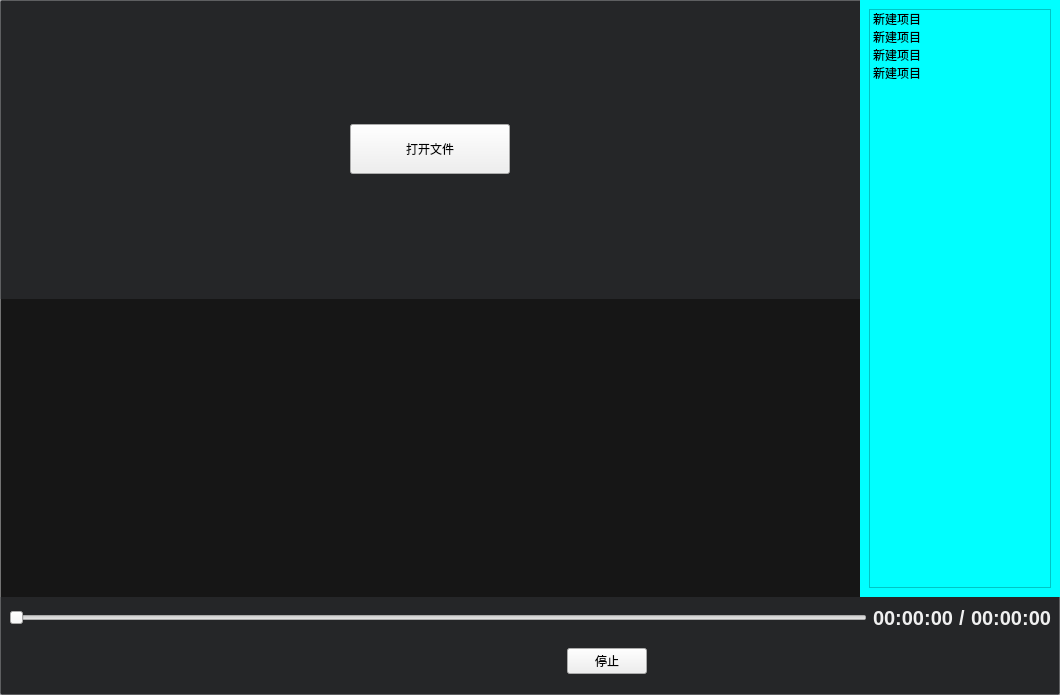
<?xml version="1.0" encoding="UTF-8"?>
<ui version="4.0">
 <class>VideoPlayer</class>
 <widget class="QWidget" name="VideoPlayer">
  <property name="geometry">
   <rect>
    <x>0</x>
    <y>0</y>
    <width>1060</width>
    <height>695</height>
   </rect>
  </property>
  <property name="windowTitle">
   <string>Form</string>
  </property>
  <layout class="QVBoxLayout" name="verticalLayout">
   <property name="spacing">
    <number>0</number>
   </property>
   <property name="margin">
    <number>0</number>
   </property>
   <item>
    <widget class="QWidget" name="widget_container" native="true">
     <property name="styleSheet">
      <string notr="true">QWidget#widget_container
{
	background-color: rgb(22, 22, 22);
	border:1px solid rgba(0, 0, 0, 30);
	border-radius:2px;  /*边框拐角*/
}
</string>
     </property>
     <layout class="QVBoxLayout" name="verticalLayout_3">
      <property name="spacing">
       <number>0</number>
      </property>
      <property name="margin">
       <number>0</number>
      </property>
      <item>
       <layout class="QHBoxLayout" name="horizontalLayout_6">
        <property name="spacing">
         <number>0</number>
        </property>
        <property name="rightMargin">
         <number>0</number>
        </property>
        <property name="bottomMargin">
         <number>0</number>
        </property>
        <item>
         <layout class="QVBoxLayout" name="verticalLayout_4">
          <property name="spacing">
           <number>0</number>
          </property>
          <property name="topMargin">
           <number>0</number>
          </property>
          <property name="rightMargin">
           <number>0</number>
          </property>
          <item>
           <widget class="QWidget" name="widget_showopen" native="true">
            <property name="sizePolicy">
             <sizepolicy hsizetype="Preferred" vsizetype="Expanding">
              <horstretch>0</horstretch>
              <verstretch>0</verstretch>
             </sizepolicy>
            </property>
            <property name="styleSheet">
             <string notr="true">QWidget#widget_showopen
{
	
	background-color: rgba(60, 65, 68,100);
}</string>
            </property>
            <layout class="QVBoxLayout" name="verticalLayout_5">
             <item>
              <layout class="QHBoxLayout" name="horizontalLayout_3">
               <item>
                <spacer name="horizontalSpacer">
                 <property name="orientation">
                  <enum>Qt::Horizontal</enum>
                 </property>
                 <property name="sizeHint" stdset="0">
                  <size>
                   <width>40</width>
                   <height>20</height>
                  </size>
                 </property>
                </spacer>
               </item>
               <item>
                <widget class="QToolButton" name="toolButton_open">
                 <property name="minimumSize">
                  <size>
                   <width>160</width>
                   <height>50</height>
                  </size>
                 </property>
                 <property name="text">
                  <string>打开文件</string>
                 </property>
                </widget>
               </item>
               <item>
                <spacer name="horizontalSpacer_2">
                 <property name="orientation">
                  <enum>Qt::Horizontal</enum>
                 </property>
                 <property name="sizeHint" stdset="0">
                  <size>
                   <width>40</width>
                   <height>20</height>
                  </size>
                 </property>
                </spacer>
               </item>
              </layout>
             </item>
            </layout>
           </widget>
          </item>
          <item>
           <widget class="QWidget" name="widget_video" native="true">
            <property name="sizePolicy">
             <sizepolicy hsizetype="Expanding" vsizetype="Expanding">
              <horstretch>0</horstretch>
              <verstretch>0</verstretch>
             </sizepolicy>
            </property>
            <property name="styleSheet">
             <string notr="true"/>
            </property>
            <layout class="QVBoxLayout" name="verticalLayout_2">
             <property name="spacing">
              <number>0</number>
             </property>
             <property name="margin">
              <number>0</number>
             </property>
             <item>
              <layout class="QVBoxLayout" name="verticalLayout_show_video"/>
             </item>
            </layout>
           </widget>
          </item>
         </layout>
        </item>
        <item>
         <widget class="QWidget" name="widget_right" native="true">
          <property name="minimumSize">
           <size>
            <width>200</width>
            <height>0</height>
           </size>
          </property>
          <property name="maximumSize">
           <size>
            <width>200</width>
            <height>16777215</height>
           </size>
          </property>
          <property name="styleSheet">
           <string notr="true">background-color: rgb(0, 255, 255);</string>
          </property>
          <layout class="QVBoxLayout" name="verticalLayout_6">
           <item>
            <widget class="QListWidget" name="listWidget">
             <item>
              <property name="text">
               <string>新建项目</string>
              </property>
             </item>
             <item>
              <property name="text">
               <string>新建项目</string>
              </property>
             </item>
             <item>
              <property name="text">
               <string>新建项目</string>
              </property>
             </item>
             <item>
              <property name="text">
               <string>新建项目</string>
              </property>
             </item>
            </widget>
           </item>
          </layout>
         </widget>
        </item>
       </layout>
      </item>
      <item>
       <widget class="QWidget" name="widget_controller" native="true">
        <property name="minimumSize">
         <size>
          <width>0</width>
          <height>60</height>
         </size>
        </property>
        <property name="styleSheet">
         <string notr="true">QWidget#widget_controller
{
	background-color: rgba(60, 65, 68,100);
}</string>
        </property>
        <layout class="QVBoxLayout" name="verticalLayout_7">
         <item>
          <layout class="QHBoxLayout" name="horizontalLayout_2">
           <item>
            <widget class="VideoSlider" name="horizontalSlider">
             <property name="cursor">
              <cursorShape>PointingHandCursor</cursorShape>
             </property>
             <property name="orientation">
              <enum>Qt::Horizontal</enum>
             </property>
            </widget>
           </item>
           <item>
            <layout class="QHBoxLayout" name="horizontalLayout">
             <item>
              <widget class="QLabel" name="label_currenttime">
               <property name="styleSheet">
                <string notr="true">QLabel{
	border-radius:0px;
	color: #F0F0F0;
	background-color:rgba(0,0,0,0);
	border-style:none;
font: 10pt &quot;微软雅黑&quot;;
font-size:20px;
font-weight:bold;
}
</string>
               </property>
               <property name="text">
                <string>00:00:00</string>
               </property>
              </widget>
             </item>
             <item>
              <widget class="QLabel" name="label_2">
               <property name="styleSheet">
                <string notr="true">QLabel{
	border-radius:0px;
	color: #F0F0F0;
	background-color:rgba(0,0,0,0);
	border-style:none;
font: 10pt &quot;微软雅黑&quot;;
font-size:20px;
font-weight:bold;
}
</string>
               </property>
               <property name="text">
                <string>/</string>
               </property>
              </widget>
             </item>
             <item>
              <widget class="QLabel" name="label_totaltime">
               <property name="styleSheet">
                <string notr="true">QLabel{
	border-radius:0px;
	color: #F0F0F0;
	background-color:rgba(0,0,0,0);
	border-style:none;
font: 10pt &quot;微软雅黑&quot;;
font-size:20px;
font-weight:bold;
}
</string>
               </property>
               <property name="text">
                <string>00:00:00</string>
               </property>
              </widget>
             </item>
            </layout>
           </item>
          </layout>
         </item>
         <item>
          <layout class="QHBoxLayout" name="horizontalLayout_4">
           <item>
            <widget class="QPushButton" name="pushButton_open">
             <property name="minimumSize">
              <size>
               <width>36</width>
               <height>36</height>
              </size>
             </property>
             <property name="cursor">
              <cursorShape>PointingHandCursor</cursorShape>
             </property>
             <property name="styleSheet">
              <string notr="true">QPushButton{ 
image: url(:image/open_normal.png);
border-radius:0px; 
} 
QPushButton:hover{ 
image: url(:image/open_focus.png);
border-radius:0px; 
} 
QPushButton:pressed{ 
image: url(:image/open_normal.png);
border-radius:0px; 
}
</string>
             </property>
             <property name="text">
              <string/>
             </property>
            </widget>
           </item>
           <item>
            <spacer name="horizontalSpacer_3">
             <property name="orientation">
              <enum>Qt::Horizontal</enum>
             </property>
             <property name="sizeHint" stdset="0">
              <size>
               <width>40</width>
               <height>20</height>
              </size>
             </property>
            </spacer>
           </item>
           <item>
            <widget class="QPushButton" name="pushButton_play">
             <property name="minimumSize">
              <size>
               <width>50</width>
               <height>50</height>
              </size>
             </property>
             <property name="cursor">
              <cursorShape>PointingHandCursor</cursorShape>
             </property>
             <property name="styleSheet">
              <string notr="true">QPushButton{ 
image: url(:image/start_normal.png);
border-radius:0px; 
}  
QPushButton:hover{ 
image: url(:image/start_focus.png);
border-radius:0px; 
} 
QPushButton:pressed{ 
image: url(:image/start_normal.png);
border-radius:0px; 
}
</string>
             </property>
             <property name="text">
              <string/>
             </property>
            </widget>
           </item>
           <item>
            <widget class="QPushButton" name="pushButton_pause">
             <property name="minimumSize">
              <size>
               <width>50</width>
               <height>50</height>
              </size>
             </property>
             <property name="cursor">
              <cursorShape>PointingHandCursor</cursorShape>
             </property>
             <property name="styleSheet">
              <string notr="true">QPushButton{ 
image: url(:image/pause_normal.png);
border-radius:0px; 
} 
QPushButton:hover{ 
image: url(:image/pause_focus.png);
border-radius:0px; 
} 
QPushButton:pressed{ 
image: url(:image/pause_normal.png);
border-radius:0px; 
}
</string>
             </property>
             <property name="text">
              <string/>
             </property>
            </widget>
           </item>
           <item>
            <widget class="QPushButton" name="pushButton_stop">
             <property name="cursor">
              <cursorShape>PointingHandCursor</cursorShape>
             </property>
             <property name="text">
              <string>停止</string>
             </property>
            </widget>
           </item>
           <item>
            <spacer name="horizontalSpacer_4">
             <property name="orientation">
              <enum>Qt::Horizontal</enum>
             </property>
             <property name="sizeHint" stdset="0">
              <size>
               <width>40</width>
               <height>20</height>
              </size>
             </property>
            </spacer>
           </item>
          </layout>
         </item>
        </layout>
       </widget>
      </item>
     </layout>
    </widget>
   </item>
  </layout>
 </widget>
 <customwidgets>
  <customwidget>
   <class>VideoSlider</class>
   <extends>QSlider</extends>
   <header>src\videoplayer\widget\videoslider.h</header>
  </customwidget>
 </customwidgets>
 <resources/>
 <connections/>
</ui>
